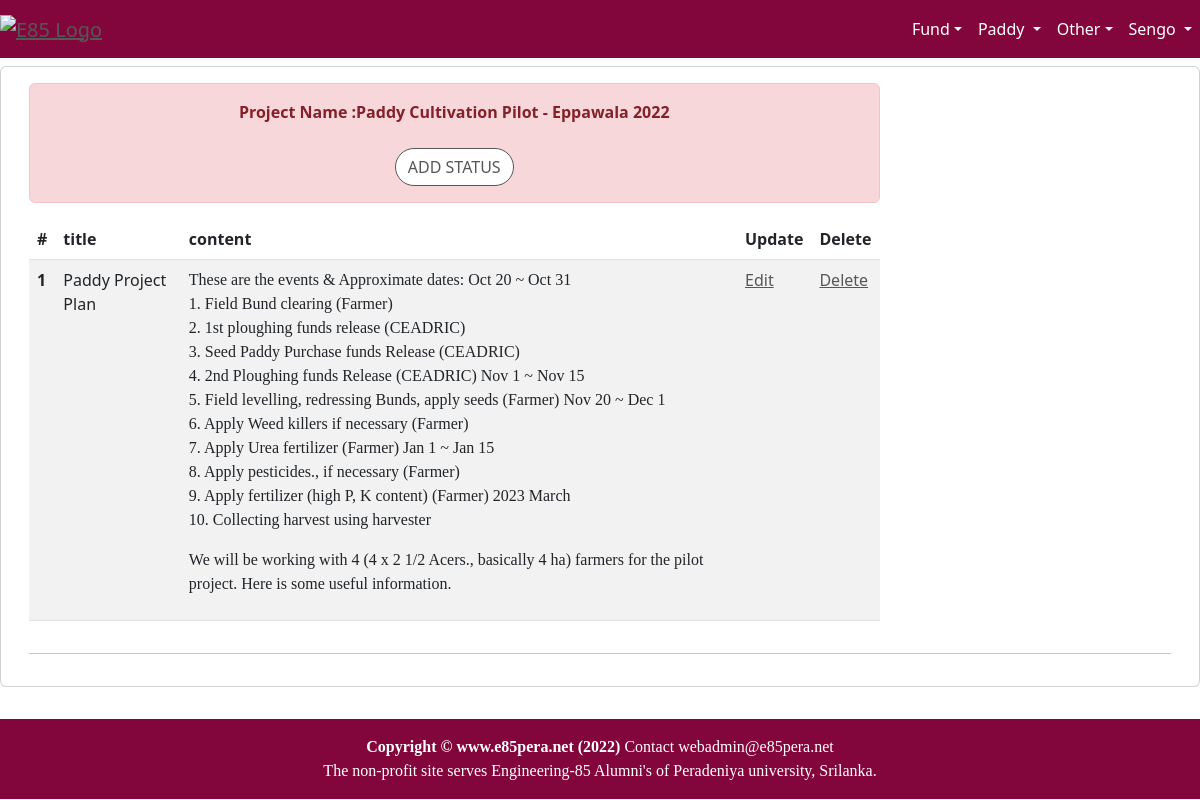
Before: /paddyprj/prjStatusList8 (signed in) with the older database file.
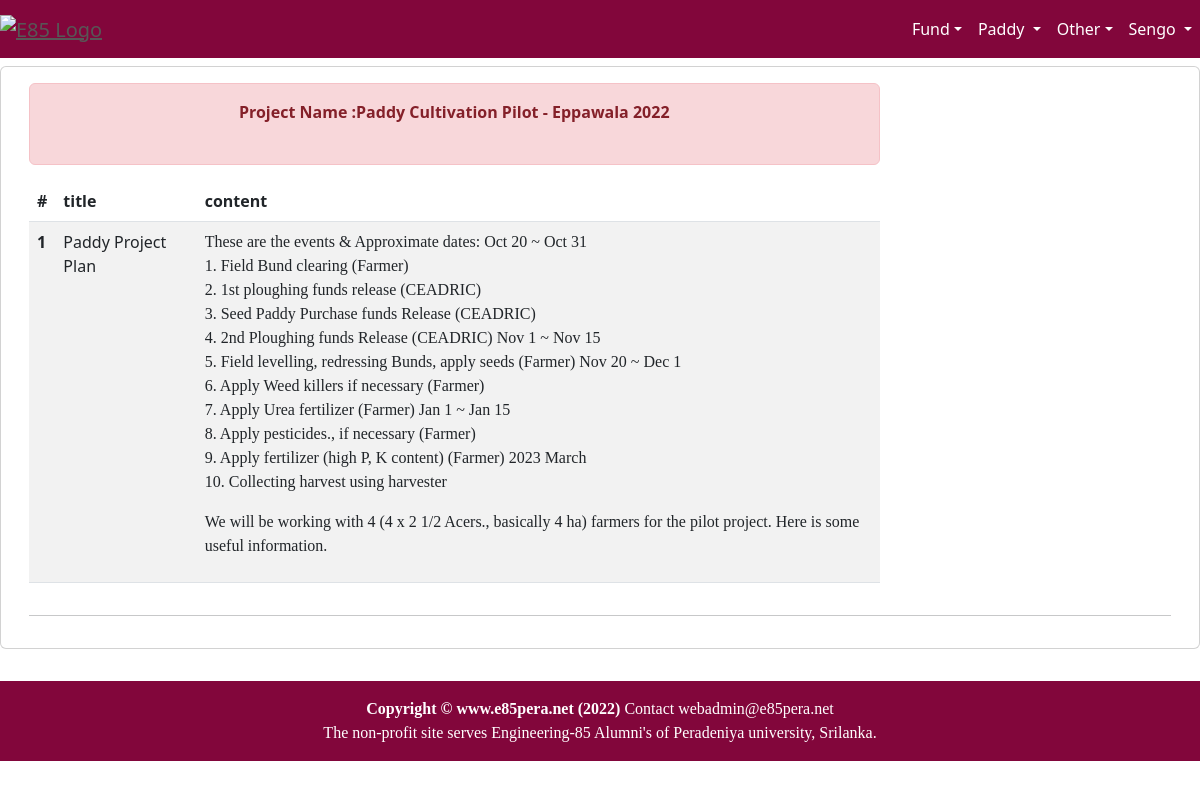
After: the same page with the newer database file.
### paddyprj/models.py (models this page shows)
class ProjectStatus(models.Model):
    project = models.ForeignKey(PaddyProject, on_delete=models.CASCADE)
    title = models.CharField(max_length=128)
    content = models.TextField(max_length=2000)
    photo = models.ImageField(upload_to='paddyprj/%Y',blank=True, null=True)
    video = models.FileField(upload_to='paddyprj/%Y',blank=True, null=True)
    link = models.URLField(blank=True, null=True, help_text="Optional: any link to share")
    likes = models.PositiveSmallIntegerField(default=0)
    dislikes = models.PositiveSmallIntegerField(default=0)
    comments = models.PositiveSmallIntegerField(default=0)
    reviewedBy = models.ForeignKey(User, related_name='reviewer', on_delete=models.CASCADE, null=True)
    updatedBy = models.ForeignKey(User, related_name='updatedBy', on_delete=models.CASCADE)
    updatedOn = models.DateTimeField(default=timezone.now)

### paddyprj/views.py (the view)
# urls.py: re_path(r'prjStatusList(?P<pk>\d+)', prjStatusListView, name='prjStatusList'),
@login_required
def prjStatusListView(request, pk):
    prj=Project.objects.get(id=pk)
    user = User.objects.get(id=request.user.id)
    if request.method == 'GET':
        userRole=prj.getUserRole(user,'ProjectStatus')
        paddy=PaddyProject.objects.get(project_id=prj.id)
        status_list = ProjectStatus.objects.all().filter(project_id=paddy.id).order_by('-updatedOn')
        return render(request = request,template_name = "prjstatus_list.html",context={'project':prj, 'status_list':status_list, 'userRole':userRole})

### accounts/models.py (called while the page is built)
    def getUserRole(self, user, table):
        member= User.objects.get(id=user.id)
        committee = Commitee.objects.all().filter(project_id=self.id).filter(member_id = member.id).first()
        if committee == None:
            return UserRole.VIEW
        role = RoleEdit.objects.all().filter(role_id=committee.role_id).filter(canEdit=table)
        if role.exists():
            return UserRole.EDIT
        return UserRole.VIEW

### paddyprj/templates/prjstatus_list.html
{% extends 'home/base.html' %}
{% block content %}
<div class="container-fluid">
    <div class="row text-center justify-content-center">
            <div class="card mt-2 mb-2">
            <div class="card-body">
                <div class="row">
                    <div class="col-md-9 col-lg-9" align="left">
                        <div class="alert alert-danger text-center justify-content-center">
                           <strong>Project Name :{{project.name}}</strong> <br><br>
                            {% if userRole == 'EDIT' %}
                            <a href="{% url 'paddyprj:prjStatusAdd' project.id %}" class="btn btn-secondary btn-md">Add Status</a>
                            {% endif %}
                        </div>
                        <table class="table table-striped table-hover">
                            <thead>
                                <tr>
                                    <th scope="col">#</th>
                                    <th scope="col">title</th>
                                    <th scope="col">content</th>
                                    {% if userRole == 'EDIT' %}
                                    <th scope="col">Update </th>
                                    <th scope="col">Delete </th>
                                    {% endif %}
                                </tr>
                            </thead>
                            <tbody>
                               {% for sts in status_list %}
                                <tr>
                                    <th scope=""row">{{forloop.counter}}</th>
                                    <td>{{sts.title}}</td>
                                    <td>{{sts.content|linebreaks}} </td>
                                    {% if userRole == 'EDIT' %}
                                    <td><a href="{% url 'paddyprj:prjStatusUpd' sts.id %}">Edit</a></td>
                                    <td><a href="{% url 'paddyprj:prjStatusDel' sts.id %}">Delete</a></td>
                                    {% endif %}
                                </tr>
                                {% endfor %}
                            </tbody>
                        </table>
                        </div>
                </div>
                <hr>
            </div>
        </div>
    </div>
 </div>
{% include 'home/footer.html' %}
{% endblock content %}

Changed rows visible on the page:
changed ProjectStatus "Paddy Project Plan": no longer shows "Edit Delete"
Other visible differences:
text no longer shown: "ADD STATUS Update Delete"
